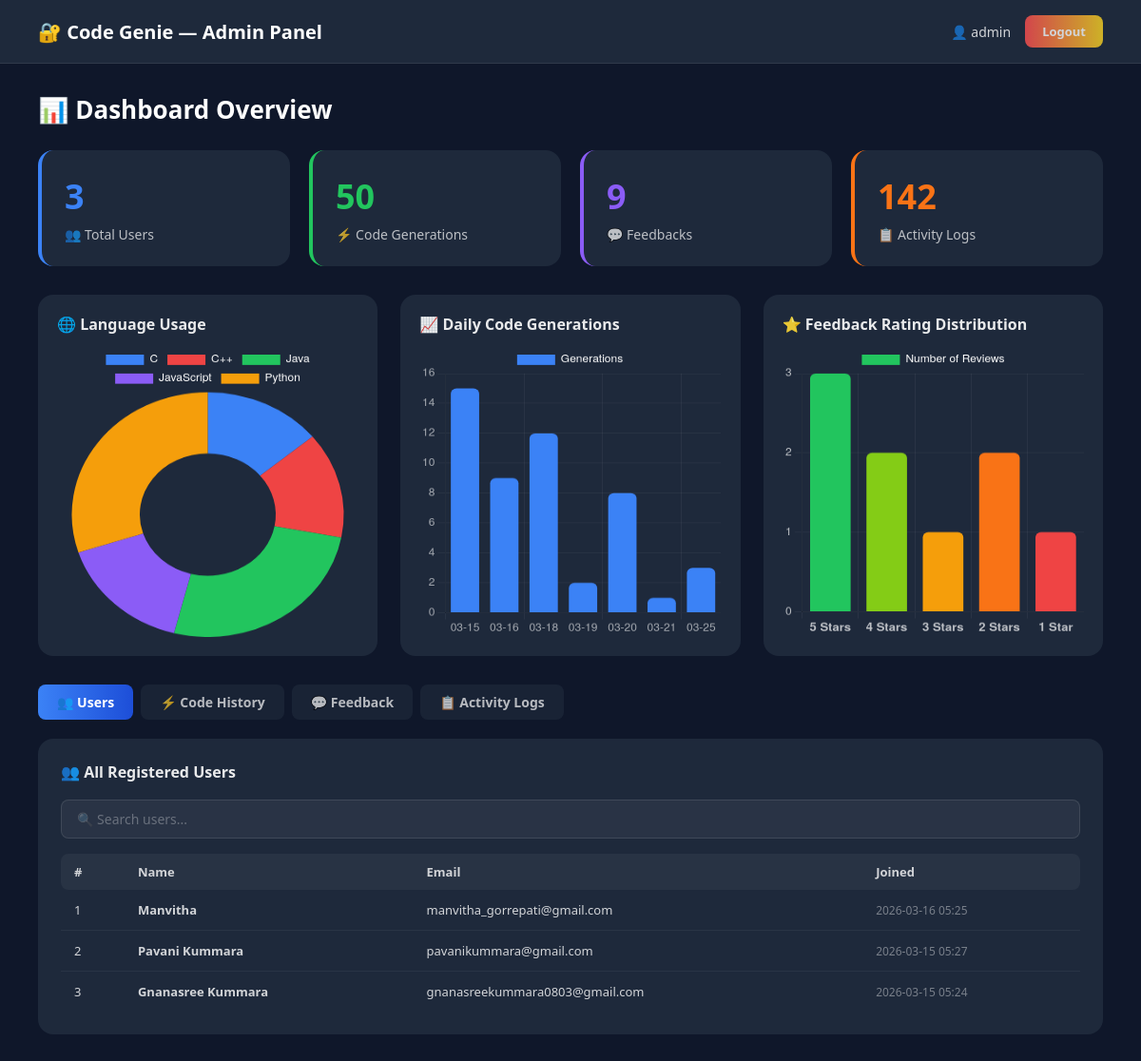
The app's page /admin/dashboard (signed in), older data.
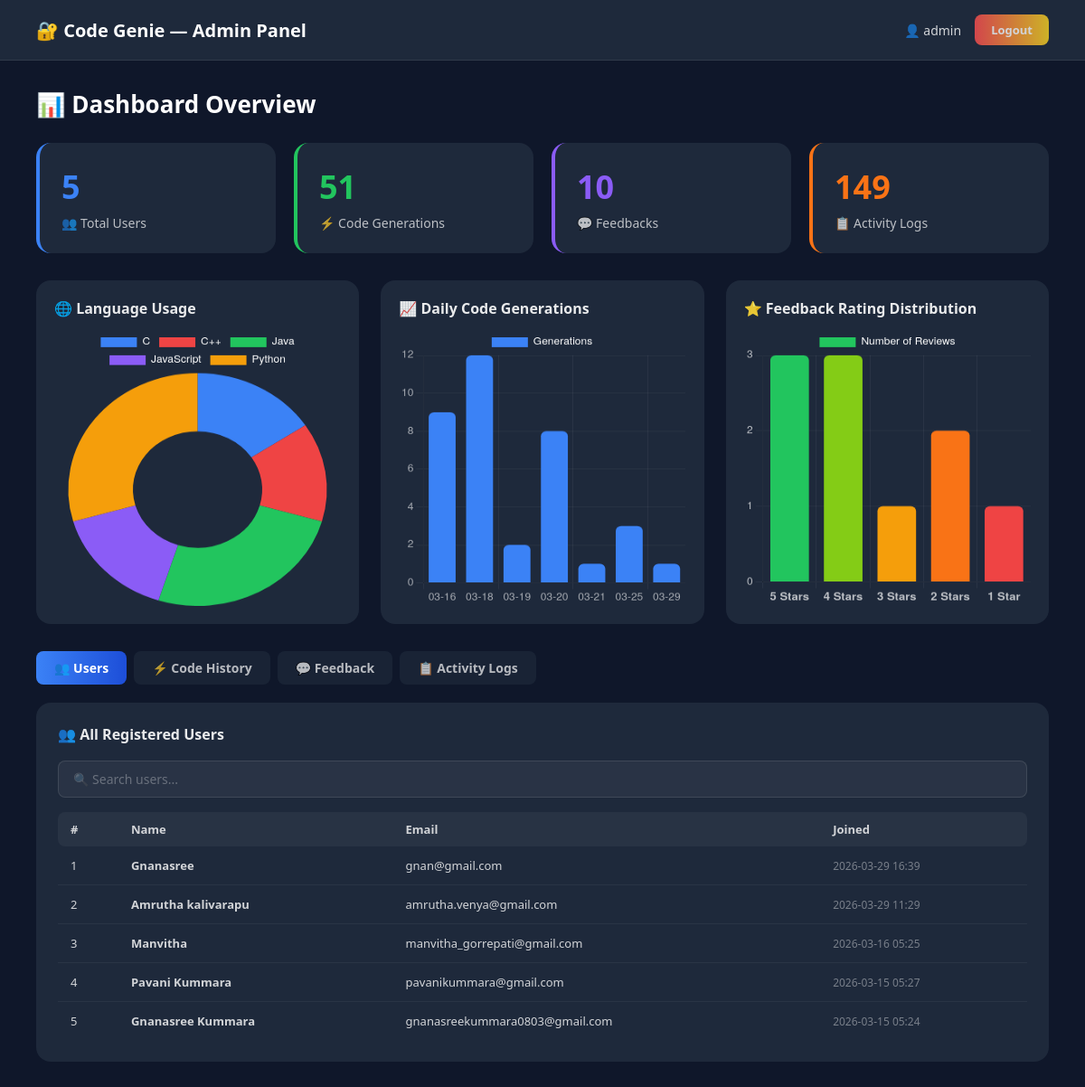
The same page, newer data.
### tables this page shows
CREATE TABLE users(
    id INTEGER PRIMARY KEY AUTOINCREMENT,
    name TEXT NOT NULL,
    email TEXT UNIQUE NOT NULL,
    password TEXT NOT NULL,
    created_at TIMESTAMP DEFAULT CURRENT_TIMESTAMP
);

### app.py (the view)
@app.route('/admin/dashboard')
def admin_dashboard():
    if 'admin' not in session:
        return redirect(url_for('admin_login'))
    conn = get_db()
    total_users = conn.execute("SELECT COUNT(*) FROM users").fetchone()[0]
    total_generations = conn.execute("SELECT COUNT(*) FROM code_history").fetchone()[0]
    total_feedback = conn.execute("SELECT COUNT(*) FROM feedback").fetchone()[0]
    total_logs = conn.execute("SELECT COUNT(*) FROM activity_logs").fetchone()[0]
    users = conn.execute("SELECT * FROM users ORDER BY created_at DESC").fetchall()
    history = conn.execute(
        "SELECT * FROM code_history ORDER BY timestamp DESC LIMIT 20"
    ).fetchall()
    feedbacks = conn.execute(
        "SELECT * FROM feedback ORDER BY timestamp DESC"
    ).fetchall()
    logs = conn.execute(
        "SELECT * FROM activity_logs ORDER BY timestamp DESC LIMIT 50"
    ).fetchall()
    lang_data = conn.execute(
        "SELECT language, COUNT(*) as count FROM code_history GROUP BY language"
    ).fetchall()
    daily_data = conn.execute("""
        SELECT DATE(timestamp) as day, COUNT(*) as count
        FROM code_history
        GROUP BY DATE(timestamp)
        ORDER BY day DESC LIMIT 7
    """).fetchall()
    rating_data = conn.execute("""
        SELECT rating, COUNT(*) as count
        FROM feedback
        GROUP BY rating
        ORDER BY rating DESC
    """).fetchall()
    conn.close()
    return render_template("admin_dashboard.html",
        total_users=total_users,
        total_generations=total_generations,
        total_feedback=total_feedback,
        total_logs=total_logs,
        users=users,
        history=history,
        feedbacks=feedbacks,
        logs=logs,
        lang_data=lang_data,
        daily_data=daily_data,
        rating_data=rating_data
    )

### app.py (called while the page is built)
def get_db():
    conn = sqlite3.connect(DB_PATH)
    conn.row_factory = sqlite3.Row
    return conn

### templates/admin_dashboard.html (shortened to what this page needs)
<!DOCTYPE html>
<html>
<head>
</head>
<body>
<div class="navbar">
    <h1>🔐 Code Genie — Admin Panel</h1>
    <div class="navbar-right">
        <span>👤 {{ session['admin'] }}</span>
        <a href="{{ url_for('admin_logout') }}" class="logout-btn">Logout</a>
    </div>
</div>
<div class="main">
    <p class="page-title">📊 Dashboard Overview</p>
    <div class="stats">
        <div class="stat-card blue">
            <div class="number">{{ total_users }}</div>
            <div class="label">👥 Total Users</div>
        </div>
        <div class="stat-card green">
            <div class="number">{{ total_generations }}</div>
            <div class="label">⚡ Code Generations</div>
        </div>
        <div class="stat-card purple">
            <div class="number">{{ total_feedback }}</div>
            <div class="label">💬 Feedbacks</div>
        </div>
        <div class="stat-card orange">
            <div class="number">{{ total_logs }}</div>
            <div class="label">📋 Activity Logs</div>
        </div>
    </div>
    <div class="charts">
        <div class="chart-card">
            <h3>🌐 Language Usage</h3>
            <canvas id="langChart"></canvas>
        </div>
        <div class="chart-card">
            <h3>📈 Daily Code Generations</h3>
            <canvas id="dailyChart"></canvas>
        </div>
        <div class="chart-card">
            <h3>⭐ Feedback Rating Distribution</h3>
            <canvas id="ratingChart"></canvas>
        </div>
    </div>
    <div class="tabs">
        <button class="tab-btn active" onclick="showTab('users', this)">👥 Users</button>
        <button class="tab-btn" onclick="showTab('history', this)">⚡ Code History</button>
        <button class="tab-btn" onclick="showTab('feedback', this)">💬 Feedback</button>
        <button class="tab-btn" onclick="showTab('logs', this)">📋 Activity Logs</button>
    </div>
    <div class="tab-content active" id="tab-users">
        <div class="table-wrap">
            <h3>👥 All Registered Users</h3>
            <input class="search-bar" placeholder="🔍 Search users..." oninput="filterTable(this, 'users-table')">
            {% if users %}
            <table id="users-table">
                <thead>
                    <tr>
                        <th>#</th>
                        <th>Name</th>
                        <th>Email</th>
                        <th>Joined</th>
                    </tr>
                </thead>
                <tbody>
                    {% for u in users %}
                    <tr>
                        <td>{{ loop.index }}</td>
                        <td><strong>{{ u['name'] }}</strong></td>
                        <td>{{ u['email'] }}</td>
                        <td><span class="timestamp">{{ u['created_at'][:16] if u['created_at'] else 'N/A' }}</span></td>
                    </tr>
                    {% endfor %}
                </tbody>
            </table>
            {% else %}
            <div class="empty">No users registered yet.</div>
            {% endif %}
        </div>
    </div>
</div>
</body>
</html>

### templates/admin_dashboard.html (style rules this page uses)
* { margin:0; padding:0; box-sizing:border-box; font-family:'Segoe UI',sans-serif; }
body { background: #0f172a; color: white; min-height: 100vh; }
.navbar { background: #1e293b; padding: 16px 40px; display: flex; justify-content: space-between; align-items: center; border-bottom: 1px solid rgba(255,255,255,0.08); }
.navbar h1 { font-size: 20px; font-weight: 700; }
.navbar-right { display: flex; align-items: center; gap: 15px; font-size: 14px; opacity: 0.8; }
.logout-btn { padding: 8px 18px; background: linear-gradient(90deg, #ff4e50, #f9d423); border-radius: 8px; text-decoration: none; color: white; font-weight: 700; font-size: 13px; transition: 0.3s; }
.main { padding: 30px 40px; }
.page-title { font-size: 26px; font-weight: 700; margin-bottom: 25px; }
.stats { display: grid; grid-template-columns: repeat(4, 1fr); gap: 20px; margin-bottom: 30px; }
.stat-card { background: #1e293b; border-radius: 16px; padding: 24px; border-left: 4px solid; transition: 0.3s; }
.stat-card.blue { border-color: #3b82f6; }
.stat-card.green { border-color: #22c55e; }
.stat-card.purple { border-color: #8b5cf6; }
.stat-card.orange { border-color: #f97316; }
.stat-card .number { font-size: 36px; font-weight: 700; margin-bottom: 6px; }
.stat-card.blue .number { color: #3b82f6; }
.stat-card.green .number { color: #22c55e; }
.stat-card.purple .number { color: #8b5cf6; }
.stat-card.orange .number { color: #f97316; }
.stat-card .label { font-size: 14px; opacity: 0.7; }
.charts { display: grid; grid-template-columns: 1fr 1fr 1fr; gap: 24px; margin-bottom: 30px; }
.chart-card { background: #1e293b; border-radius: 16px; padding: 20px; height: 380px; display: flex; flex-direction: column; }
.chart-card h3 { font-size: 16px; font-weight: 700; margin-bottom: 12px; opacity: 0.9; flex-shrink: 0; }
.chart-card canvas { flex: 1; min-height: 0; }
.tabs { display: flex; gap: 8px; margin-bottom: 20px; flex-wrap: wrap; }
.tab-btn { padding: 9px 20px; border: none; border-radius: 8px; background: #1e293b; color: white; font-size: 14px; font-weight: 600; cursor: pointer; transition: 0.3s; opacity: 0.7; }
.tab-btn.active { background: linear-gradient(90deg, #3b82f6, #1d4ed8); opacity: 1; }
.tab-content { display: none; }
.tab-content.active { display: block; }
.table-wrap { background: #1e293b; border-radius: 16px; padding: 24px; overflow-x: auto; }
.table-wrap h3 { font-size: 16px; font-weight: 700; margin-bottom: 18px; opacity: 0.9; }
table { width: 100%; border-collapse: collapse; font-size: 13px; }
th { text-align: left; padding: 10px 14px; background: rgba(255,255,255,0.06); font-weight: 700; opacity: 0.8; white-space: nowrap; }
th:first-child { border-radius: 8px 0 0 8px; }
th:last-child { border-radius: 0 8px 8px 0; }
td { padding: 12px 14px; border-bottom: 1px solid rgba(255,255,255,0.05); opacity: 0.8; vertical-align: top; }
tr:last-child td { border-bottom: none; }
.timestamp { font-size: 12px; opacity: 0.5; white-space: nowrap; }
.search-bar { width: 100%; padding: 10px 16px; border-radius: 8px; border: 1px solid rgba(255,255,255,0.1); background: rgba(255,255,255,0.05); color: white; font-size: 14px; margin-bottom: 16px; outline: none; }
.search-bar::placeholder { color: rgba(255,255,255,0.3); }

Row changes from the older to the newer data that the page shows:
added users: name "Gnanasree", email "gnan@gmail.com", created_at "2026-03-29 16:39"
added users: name "Amrutha kalivarapu", email "amrutha.venya@gmail.com", created_at "2026-03-29 11:29"
Text that changed along with them:
{{ total_users }}: "3" → "5"
{{ total_generations }}: "50" → "51"
{{ total_feedback }}: "9" → "10"
{{ total_logs }}: "142" → "149"
chart data {{ l['count'] }}: 7, 7, 13, 8, 15 → 8, 7, 13, 8, 15
chart data {{ d['day'] }}: 2026-03-25, 2026-03-21, 2026-03-20, 2026-03-19, 2026-03-18, 2026-03-16, 2026-03-15 → 2026-03-29, 2026-03-25, 2026-03-21, 2026-03-20, 2026-03-19, 2026-03-18, 2026-03-16
chart data {{ d['count'] }}: 3, 1, 8, 2, 12, 9, 15 → 1, 3, 1, 8, 2, 12, 9
chart data {{ r['count'] }}: 3, 2, 1, 2, 1 → 3, 3, 1, 2, 1
